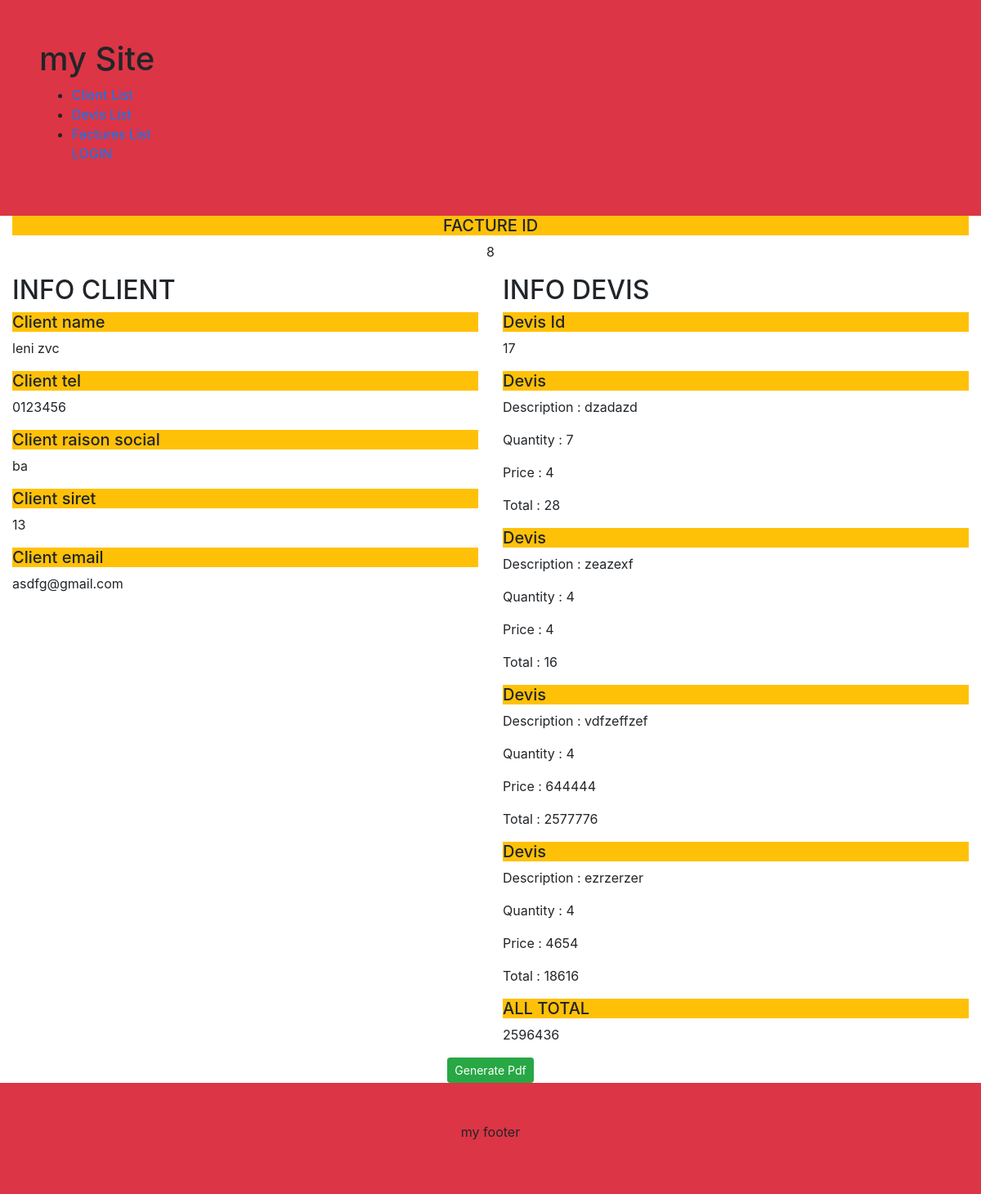
The app's page /factures/8/ with its own data.
### facture/models.py (models this page shows)
class Facture(models.Model):
    devis = models.OneToOneField(Devis,null = True, blank = True ,on_delete = models.CASCADE)

### devis/models.py (models this page shows)
class Devis(models.Model):
    client = models.ForeignKey(Client,null = True, blank = True, on_delete = models.CASCADE)
    def get_total_final_price(self):
        result = 0
        for ligne in self.lignedevis_set.all():
            result += ligne.get_total_item_price()
        return result

class LigneDevis(models.Model):
    devis = models.ForeignKey(Devis,null = True, blank = True, on_delete = models.CASCADE)
    description = models.CharField(max_length = 100)
    quantity = models.IntegerField(default = 1)
    price = models.IntegerField()
    def get_total_item_price(self):
        return int(self.quantity) * int(self.price)

### client/models.py (models this page shows)
class Client(models.Model):
    first_name = models.CharField(max_length=30)
    last_name = models.CharField(max_length=30)
    tel = models.CharField(max_length=30)
    raison_social = models.CharField(max_length=30)
    siret = models.IntegerField()
    tva = models.CharField(max_length=30)
    email = models.CharField(max_length=30)

### facture/views.py (the view)
# urls.py: path('factures/<int:pk>/', FactureDetailView.as_view(), name='facture-detail'),
class FactureDetailView(DetailView):
    model = Facture

### facture/templates/facture/facture_detail.html
{%extends 'base.html'%}
{% block content%}
<div class="container-fluid">
    <div class="text-center">
        <h5 class="bg-warning">FACTURE ID</h5>
        <p>{{facture.id}}</p>
    </div>
    <div class="row">
        <div class="col-6">
                            <h2>INFO CLIENT</h2>
                        <h5 class="bg-warning">Client name</h5>
                        <p>{{facture.devis.client.first_name}}  {{ facture.devis.client.last_name }}</p>
                        <h5 class="bg-warning">Client tel</h5>
                        <p>{{facture.devis.client.tel}}</p>
                        <h5 class="bg-warning">Client raison social</h5>
                        <p>{{facture.devis.client.raison_social}}</p>
                        <h5 class="bg-warning">Client siret</h5>
                        <p>{{facture.devis.client.siret}}</p>
                        <h5 class="bg-warning">Client email</h5>
                        <p>{{facture.devis.client.email}}</p>
                    </div>
        <div class="col-6">
                            <h2>INFO DEVIS</h2>
                        <h5 class="bg-warning">Devis Id</h5>
                        <p>{{facture.devis.id}}</p>
                        {% for lignedevis in facture.devis.lignedevis_set.all %}
                        <h5 class="bg-warning">Devis </h5>
                        <p>Description : {{lignedevis.description}}</p>
                        <p>Quantity : {{lignedevis.quantity}}</p>
                        <p>Price : {{lignedevis.price}}</p>
                        <p>Total : {{ lignedevis.get_total_item_price }} </p>
                        {% endfor %}
                        <h5 class="bg-warning">ALL TOTAL</h5>
                        <p>{{facture.devis.get_total_final_price}}</p>
        </div>
    </div>
    <div class="text-center">
        {% if pdf == false %}
                <a href="{% url 'facture-pdf' facture.id %}" target="_blank" class="btn btn-sm btn-success">Generate Pdf</a>
        {% endif %}
    </div>
</div>
{% endblock %}

### records on screen
Facture: id "8", devis.client.first_name "leni", devis.client.last_name "zvc", devis.client.tel "0123456", devis.client.raison_social "ba", devis.client.siret "13", devis.client.email "asdfg@gmail.com", devis.id "17", devis.get_total_final_price "2596436"
LigneDevis: description "dzadazd", quantity "7", price "4", get_total_item_price "28"
LigneDevis: description "zeazexf", quantity "4", price "4", get_total_item_price "16"
LigneDevis: description "vdfzeffzef", quantity "4", price "644444", get_total_item_price "2577776"
LigneDevis: description "ezrzerzer", quantity "4", price "4654", get_total_item_price "18616"
